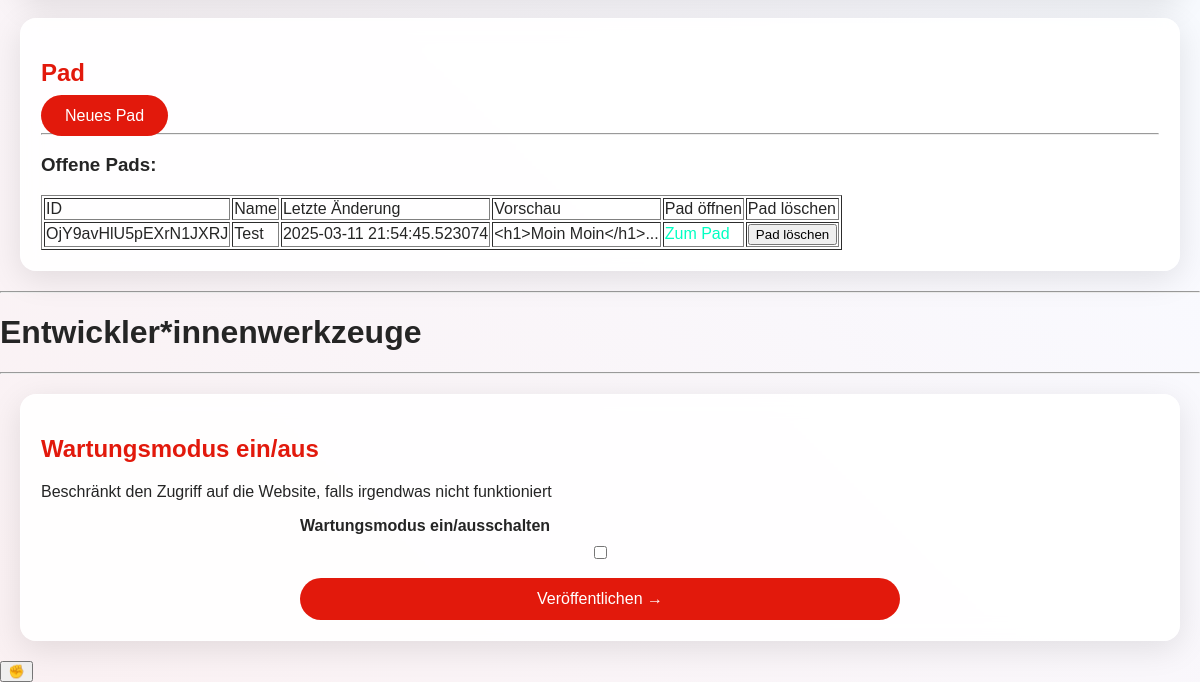
Before: /lj-backend (signed in, lower part) with the older database file.
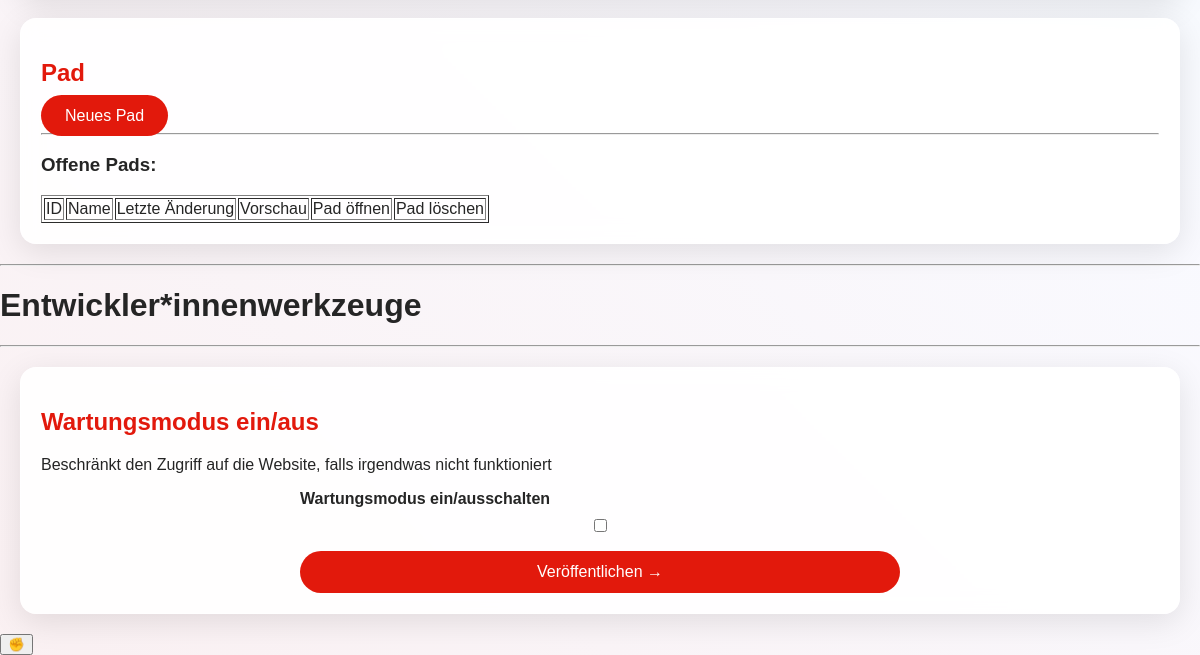
After: the same page with the newer database file.
### models.py (models this page shows)
class Pad(db.Model):
    _id         = db.Column("id", db.Integer, primary_key = True, autoincrement = True)
    name = db.Column(db.VARCHAR(120))
    info_hash   = db.Column(db.VARCHAR(120))
    content     = db.Column(db.Text)
    date = db.Column(db.DATETIME)

### app.py (the view)
@app.route("/lj-backend")
@login_required
def backend():
    pads = Pad.query.all()
    return render_template("backend.html", aktionen = Aktion.query.all(), pads=pads)

### app.py (called while the page is built)
@login_manager.user_loader
def user_loader(id):
    return User.query.get(id)

@app.before_request
def check_maintenance():
    if request.path.startswith("/static"): return
    if maintenance_mode:
        if current_user.is_authenticated:
            flash("Die Seite ist aktuell unter Wartung -- Teile der Seite könnten nicht wie erwartet funktionieren")
        else:
            abort(503)

### templates/backend.html (shortened to what this page needs)
<!DOCTYPE html>
<html lang="de" data-theme="light">
<head>
    <link rel="stylesheet" href="/static/style.css">
</head>
<body>
    <main class="container">
        <section class="glass-effect fade-in">
            <h2>Pad</h2>
            <a href="/lj-tools/lj-pad" class="modern-button">Neues Pad</a>
            <br>
            <hr>
            <h3>Offene Pads:</h3>
            <table class="table" border>
                <thead>
                    <td>ID</td>
                    <td>Name</td>
                    <td>Letzte Änderung</td>
                    <td>Vorschau</td>
                    <td>Pad öffnen</td>
                    <td>Pad löschen</td>
                </thead>
                <tbody>
                {% for pad in pads %}
                    <tr>
                        <td>{{pad.info_hash}}</td>
                        <td>{{pad.name}}</td>
                        <td>{{pad.date}}</td>
                        <td>{{pad.content[:20]}}...</td>
                        <td><a href="/lj-tools/lj-pad/{{pad.info_hash}}" target="_blank">Zum Pad</a></td>
                        <td><form action="/lj-backend/updata/delete/pad/{{pad.info_hash}}" method="post"><input type="submit" value="Pad löschen"></form></td>
                    </tr>
                {% endfor %}
                </tbody>
            </table>
        </section>
        <hr>
        <h1>Entwickler*innenwerkzeuge</h1>
        <hr>
        <section id="aktionen" class="glass-effect fade-in">
            <h2>Wartungsmodus ein/aus</h2>
            <p class="highlight">Beschränkt den Zugriff auf die Website, falls irgendwas nicht funktioniert</p>
            <form id="pm-form" action="lj-backend/devtools/toggle-maintenance" method="post" class="activity-form">
                <div class="form-group">
                    <label for="mt-mode">Wartungsmodus ein/ausschalten</label>
                    <input type="checkbox" id="mt-mode" name="mt-mode" >
                </div>
                <div class="form-group">
                    <button type="submit" class="modern-button">Veröffentlichen →</button>
                </div>
            </form>
        </section>
    </main>
    <button class="fab">✊</button>
</body>
</html>

### static/style.css (style rules this page uses)
body { font-family: Arial, sans-serif; margin: 0; padding: 0; background-color: #ffffff; color: var(--text); }
section { padding: 20px; margin: 20px 0; background-color: #ffffff; border-radius: 8px; box-shadow: 0 0 10px rgba(0, 0, 0, 0.1); }
section h2 { color: var(--primary); }
section p { color: var(--text); }
section a { color: #00ffc2; text-decoration: none; }
:root { --primary: #e2190c; --secondary: #00ffc2; --background: #ffffff; --text: #252525; --glass: rgba(255, 255, 255, 0.9); --shadow: 0 8px 32px rgba(0, 0, 0, 0.1); }
body { font-family: Arial, sans-serif; margin: 0; padding: 0; background-color: var(--background); color: var(--text); transition: background-color 0.3s ease, color 0.3s ease; }
.glass-effect { background: var(--glass); backdrop-filter: blur(10px); -webkit-backdrop-filter: blur(10px); border-radius: 16px; border: 1px solid rgba(255, 255, 255, 0.3); box-shadow: var(--shadow); margin: 20px; padding: 20px; }
.form-group { display: flex; flex-direction: column; gap: 0.5rem; }
.form-group label { font-weight: bold; color: var(--text); }
.form-group input { padding: 12px; border-radius: 8px; border: 1px solid rgba(255, 255, 255, 0.3); background: var(--glass); color: var(--text); font-size: 1rem; transition: border-color 0.3s ease; }
.modern-button { background: var(--primary); color: white; padding: 12px 24px; border-radius: 25px; border: none; cursor: pointer; font-size: 1rem; transition: all 0.3s ease; }
.activity-form { display: flex; flex-direction: column; gap: 1rem; max-width: 600px; margin: 0 auto; }

Changed rows visible on the page:
removed Pad: info_hash "OjY9avHlU5pEXrN1JXRJ", name "Test", date "2025-03-11 21:54:45.523074", content "<h1>Moin Moin</h1>"
